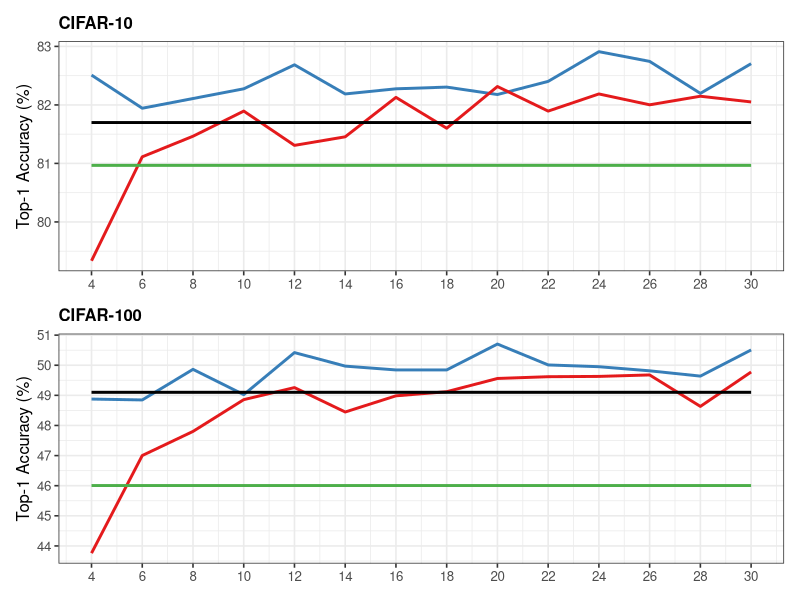
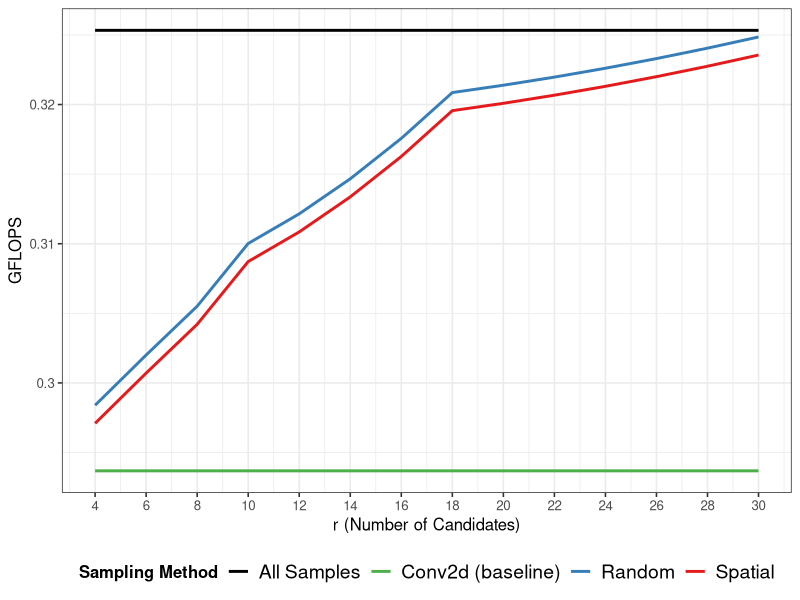
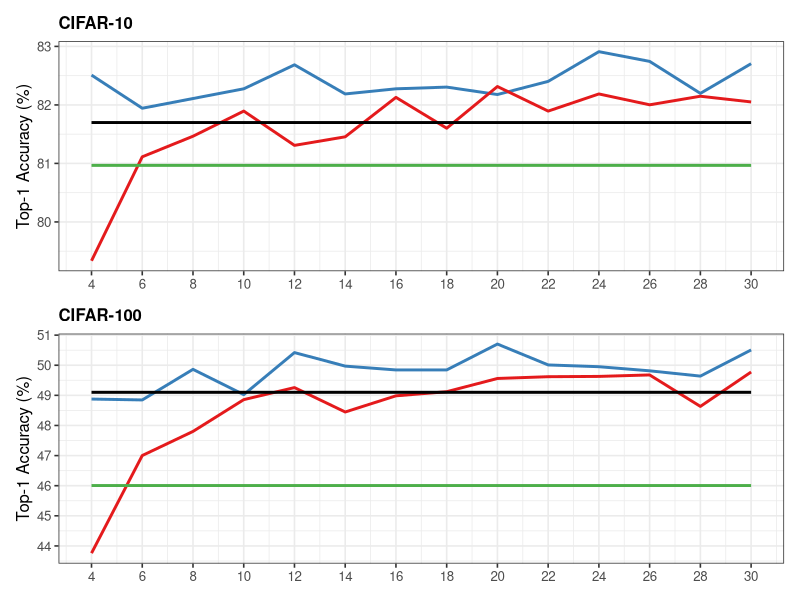
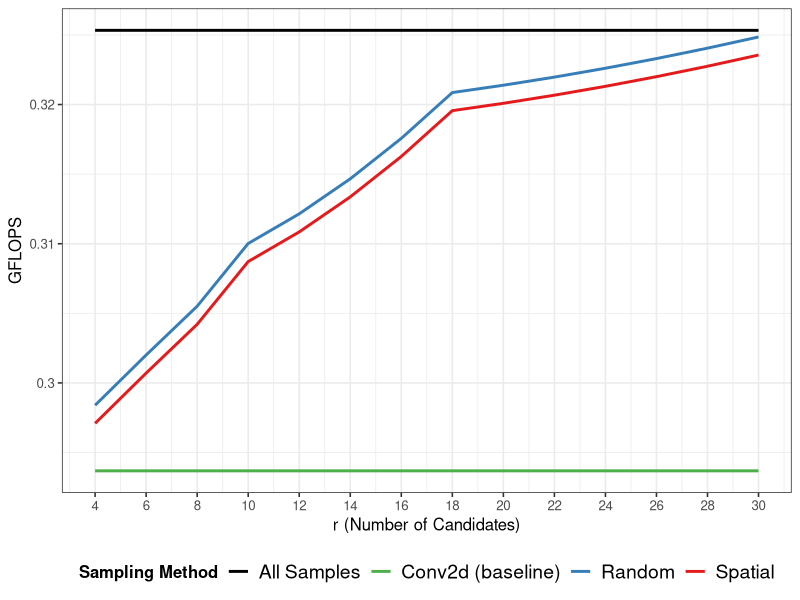

Reproduce these figures in R, in order.
library(tidyverse)
library(patchwork)

# --- Data Reading ---
setwd("/Users/mingikang/Developer/Convolutional-Nearest-Neighbor/Final_Output/N_test_cos---/")
df <- read_csv("csv/N_test_cos_results.csv")

df = df %>%
  filter(N != 32)

# ==============================================================================
# HELPER: Define Colors to Match Your Image
# ==============================================================================
# We map the "Human Readable" label to the specific hex codes
custom_colors <- c(
  "Spatial (r)"       = "#E41A1C",  # Red
  "Random (r^2)"      = "#377EB8",  # Blue (Assuming 'color' in CSV is Random)
  "All Samples"       = "black",    # Black
  "Conv2d (baseline)" = "#4DAF4A"   # Green
)

# ==============================================================================
# FUNCTION: Prepare Data and Plot
# This function avoids repeating code for CIFAR10 and CIFAR100
# ==============================================================================
create_n_plot <- function(data, dataset_name, plot_title, show_x_label = TRUE) {

  # 1. Filter and Create Legend Labels
  #    This is the most important step. We map the raw data to the Legend Names.
  plot_data <- data %>%
    filter(Dataset == dataset_name) %>%
    mutate(Legend_Label = case_when(
      Model == "Convolution" ~ "Conv2d (baseline)",
      Model == "Branching" & Type == "all" ~ "All Samples",
      Model == "Branching" & Type == "spatial" ~ "Spatial (r)",
      Model == "Branching" & Type == "random" ~ "Random (r^2)"
    )) %>%
    filter(!is.na(Legend_Label)) # Remove anything else (like ConvNN All/Spatial)

  # 2. Separate Dynamic Lines (Changes with N) vs Horizontal Lines (Constant)
  lines_df <- plot_data %>%
    filter(Legend_Label %in% c("Spatial (r)", "Random (r^2)"))

  hlines_df <- plot_data %>%
    filter(Legend_Label %in% c("All Samples", "Conv2d (baseline)")) %>%
    group_by(Legend_Label) %>% slice(1) %>% ungroup()

  # 3. Create Plot
  p <- ggplot() +
    # Dynamic Lines (Spatial, Random)
    geom_line(
      data = lines_df,
      aes(x = N, y = BestAcc, color = Legend_Label),
      linewidth = 1.0
    ) +
    # Horizontal Lines (All, Baseline)
    geom_segment(
      data = hlines_df,
      aes(
        x = 4,               # Start at 4
        xend = 30,           # End at 30
        y = BestAcc,         # Y height
        yend = BestAcc,      # Same Y height (keeps it flat)
        color = Legend_Label
      ),
      linewidth = 1.0
    ) +
    # Scales
    scale_color_manual(name = "Sampling Method", values = custom_colors) +
    scale_x_continuous(breaks = seq(4, 30, 2)) +
    scale_y_continuous(breaks = seq(0, 100, )) + # Tick every 0.5%
    # Labels
    labs(
      title = plot_title,
      y = "Top-1 Accuracy (%)",
      x = NULL
    ) +
    theme_bw(base_size = 12) +
    theme(
      plot.title = element_text(face = "bold", size = 12),
      # legend.title = element_text(face = "bold", size = 12),
      # legend.text = element_text(size = 12),
      legend.position = "none"
    )

  return(p)
}

# ==============================================================================
# GENERATE PLOTS
# ==============================================================================

# 1. Generate CIFAR-10 (Top Plot)
p_c10 <- create_n_plot(df, "VGG11-CIFAR10", "CIFAR-10", show_x_label = FALSE)

# 2. Generate CIFAR-100 (Bottom Plot)
p_c100 <- create_n_plot(df, "VGG11-CIFAR100", "CIFAR-100", show_x_label = TRUE)

# 3. Combine
final_plot <- (p_c10 / p_c100)
# +
#   plot_layout(guides = "collect") &
#   theme(legend.position = "bottom")

# Print
print(final_plot)

# Save
ggsave(
  "/Users/mingikang/Developer/Convolutional-Nearest-Neighbor/Final_Plots/VGG_combined_n_plot.png",
  plot = final_plot,
  width = 8,
  height = 5,
  units = "in",
  dpi = 500,
  bg = "white"
)





### GFLOPS CODE

library(tidyverse)
library(patchwork)


### 1. Accuracy vs. N ###
# --- Data Reading ---
setwd("/Users/mingikang/Developer/Convolutional-Nearest-Neighbor/Final_Output/N_test_cos---/")
df <- read_csv("csv/N_test_cos_results.csv")

df = df %>%
  filter(N != 32)

fmt_mflops <- function(x) {
  # Multiply by 1000 (1 G = 1000 M) and format as integer with "M"
  # Example: 0.031 -> "31M"
  # sprintf("%.0fK", x * 1000)
  return(x)
}
                 
# ==============================================================================
# HELPER: Define Colors to Match Your Image
# ==============================================================================
# We map the "Human Readable" label to the specific hex codes
custom_colors <- c(
  "Spatial"       = "#E41A1C",  # Red
  "Random"      = "#377EB8",  # Blue (Assuming 'color' in CSV is Random)
  "All Samples"       = "black",    # Black
  "Conv2d (baseline)" = "#4DAF4A"   # Green
)

# ==============================================================================
# FUNCTION: Prepare Data and Plot
# This function avoids repeating code for CIFAR10 and CIFAR100
# ==============================================================================
create_n_plot <- function(data, dataset_name, plot_title, show_x_label = TRUE) {

  # 1. Filter and Create Legend Labels
  #    This is the most important step. We map the raw data to the Legend Names.
  plot_data <- data %>%
    filter(Dataset == dataset_name) %>%
    mutate(Legend_Label = case_when(
      Model == "Convolution" ~ "Conv2d (baseline)",
      Model == "Branching" & Type == "all" ~ "All Samples",
      Model == "Branching" & Type == "spatial" ~ "Spatial",
      Model == "Branching" & Type == "random" ~ "Random"
    )) %>%
    filter(!is.na(Legend_Label)) # Remove anything else (like ConvNN All/Spatial)

  # 2. Separate Dynamic Lines (Changes with N) vs Horizontal Lines (Constant)
  lines_df <- plot_data %>%
    filter(Legend_Label %in% c("Spatial", "Random"))

  hlines_df <- plot_data %>%
    filter(Legend_Label %in% c("All Samples", "Conv2d (baseline)")) %>%
    group_by(Legend_Label) %>% slice(1) %>% ungroup()

  # 3. Create Plot
  p <- ggplot() +
    # Dynamic Lines (Spatial, Random)
    geom_line(
      data = lines_df,
      aes(x = N,
          y = ifelse(Legend_Label == "Random", GFLOPs + 0.0013, GFLOPs),
          color = Legend_Label),
      linewidth = 1.0,

    ) +
    # Horizontal Lines (All, Baseline)
    geom_segment(
      data = hlines_df,
      aes(
        x = 4,               # Start at 4
        xend = 30,           # End at 30
        y = GFLOPs,         # Y height
        yend = GFLOPs,      # Same Y height (keeps it flat)
        color = Legend_Label
      ),
      linewidth = 1.0
    ) +
    
    scale_color_manual(name = "Sampling Method", values = custom_colors) +
    scale_x_continuous(breaks = seq(4, 30, 2)) +
    scale_y_continuous(labels = fmt_mflops) + # Tick every 0.5%
    # Labels
    labs(
      y = "GFLOPS",
      x = "r (Number of Candidates)"
    ) +
    theme_bw(base_size = 12) +
    theme(    legend.position = "bottom",
              legend.title = element_text(face = "bold", size = 12),
              legend.text = element_text(size = 14))

  return(p)
}

# ==============================================================================
# GENERATE PLOTS
# ==============================================================================

# 1. Generate CIFAR-10 (Top Plot)
p_c10 <- create_n_plot(df, "VGG11-CIFAR10", "CIFAR-10", show_x_label = FALSE)

# p_c100 <- create_n_plot(df, "VGG11-CIFAR100", "CIFAR-100", show_x_label = TRUE)
#
# # 3. Combine
# final_plot <- (p_c10 / p_c100) +
#   plot_layout(guides = "collect") &
#   theme(legend.position = "bottom")
#
# # Print
print(p_c10)
ggsave(
  "/Users/mingikang/Developer/Convolutional-Nearest-Neighbor/Final_Plots/VGG_combined_n_gflop_plot.png",
  plot = p_c10,
  width = 8,
  height = 2.5,
  units = "in",
  dpi = 500,
  bg = "white"
)

